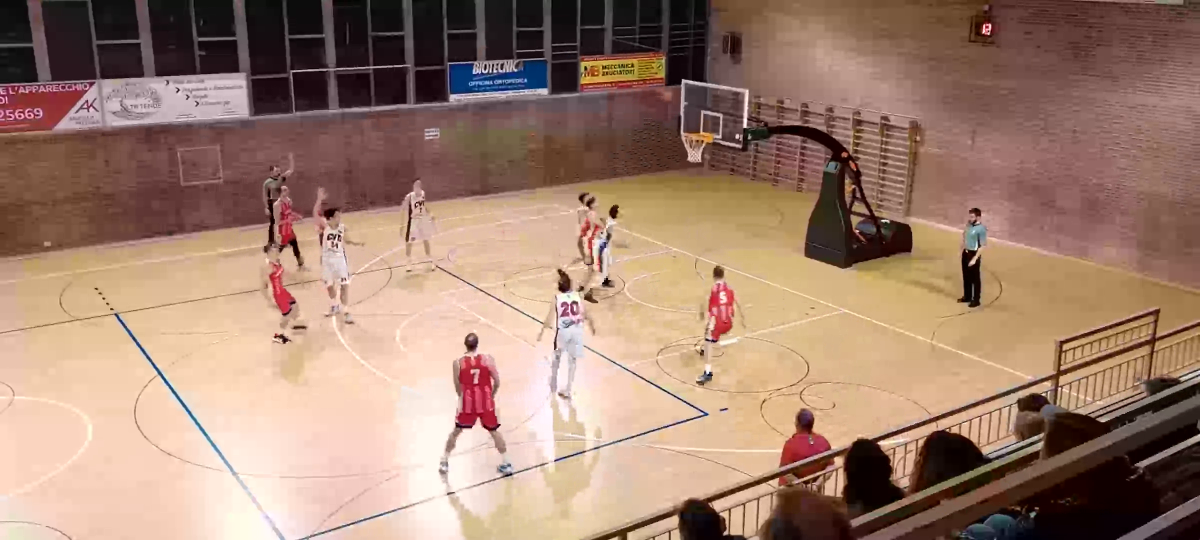
#> input picture frame 300 of input_videos/CVD vs Novellara 70-50 [4 Marzo 2023].webm, 2400 x 1080 px, given in place of tosti.mp4, which was not available (shown at 1/2 size)
$ jupyter execute motion_estimation.ipynb   (text cells are left out)
#> lines starting #> are read from the running program, lines starting #| are printed output that depends on the picture; pictures that were not available may be replaced by others from this repository, and a replacement may not be noted
[cell 1]
import cv2
import numpy as np
import matplotlib.pyplot as plt

[cell 2]
cap = cv2.VideoCapture("..\\input_videos\\tosti.mp4")

cap.set(cv2.CAP_PROP_POS_MSEC, 10000)
ret, frame1 = cap.read()
#> frame1 is the input picture: shape (1080, 2400, 3); mean B, G, R 111.6, 128.6, 159.9
frame1 = cv2.cvtColor(frame1, cv2.COLOR_BGR2RGB)

plt.imshow(frame1)

[cell 3]
#move it 2 seconds forward
cap.set(cv2.CAP_PROP_POS_MSEC, 11000)
ret, frame2 = cap.read()
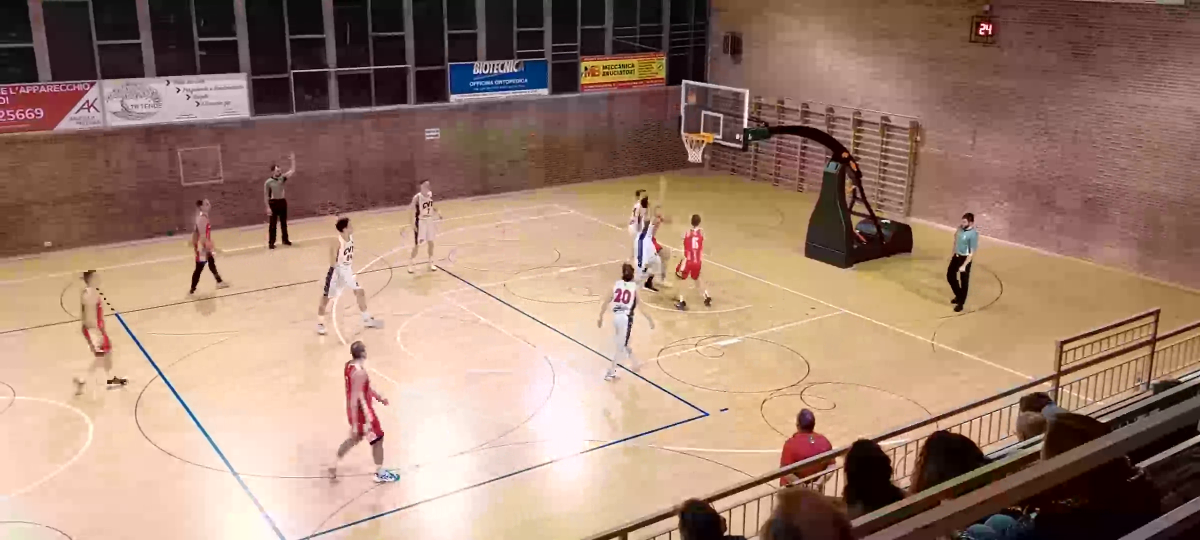
#> input picture frame 330 of input_videos/CVD vs Novellara 70-50 [4 Marzo 2023].webm, 2400 x 1080 px, given in place of tosti.mp4, which was not available (shown at 1/2 size)
#> frame2 is the input picture: shape (1080, 2400, 3); mean B, G, R 112.5, 129.3, 160.1
frame2 = cv2.cvtColor(frame2, cv2.COLOR_BGR2RGB)

plt.imshow(frame2)

[cell 4]
gray1 = cv2.cvtColor(frame1, cv2.COLOR_BGR2GRAY)
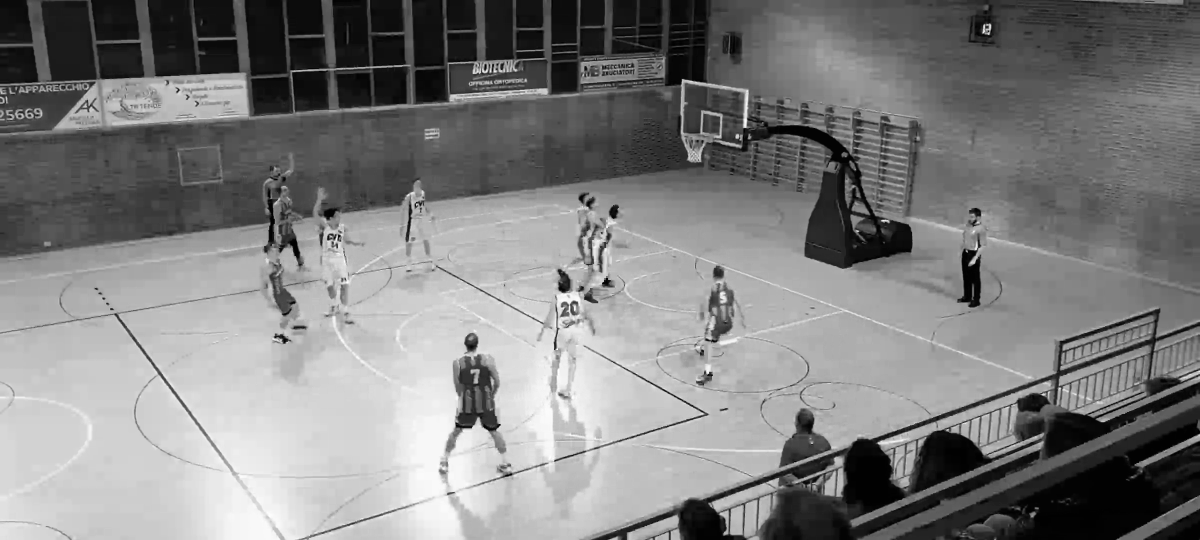
#> gray1: shape (1080, 2400) (shown at 1/2 size); min 0, max 255, mean 127.1
gray2 = cv2.cvtColor(frame2, cv2.COLOR_BGR2GRAY)
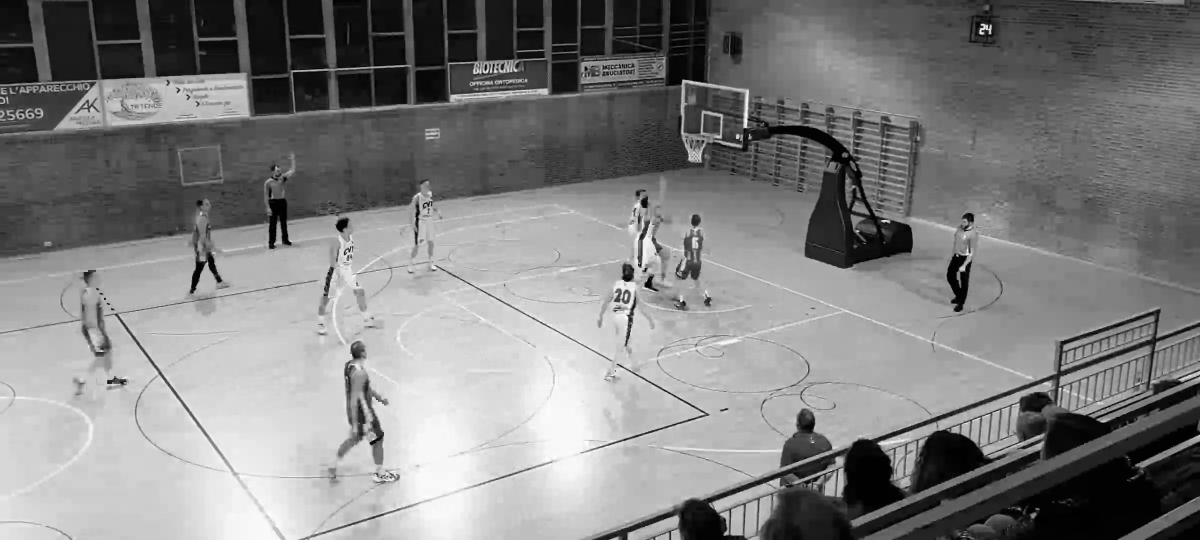
#> gray2: shape (1080, 2400) (shown at 1/2 size); min 0, max 255, mean 127.8

[cell 5]
cv2.imwrite("frame1.jpg", cv2.cvtColor(frame1, cv2.COLOR_RGB2BGR))
cv2.imwrite("frame2.jpg", cv2.cvtColor(frame2, cv2.COLOR_RGB2BGR))
#> Out = True

[cell 6]
def points_on_line(p1, p2, num_points=100):
    x_values = np.linspace(p1[0], p2[0], num_points)
    y_values = np.linspace(p1[1], p2[1], num_points)
    return list(zip(x_values, y_values))

[cell 7]
def points_between(p1, p2):
    x1, y1 = p1
    x2, y2 = p2
    points = []
    dx = abs(x2 - x1)
    dy = abs(y2 - y1)
    sx = 1 if x1 < x2 else -1
    sy = 1 if y1 < y2 else -1
    err = dx - dy

    while True:
        points.append((x1, y1))
        if x1 == x2 and y1 == y2:
            break
        e2 = 2 * err
        if e2 > -dy:
            err -= dy
            x1 += sx
        if e2 < dx:
            err += dx
            y1 += sy

    return points

[cell 8]
p1 = (161, 252)
p2 = (87, 250)
points = points_on_line(p1, p2)

[cell 9]
points = np.array(points).reshape(-1, 1, 2).astype(np.float32)
next = [(102, 250), (151, 192)]

lk_params = dict(winSize=(20, 20), maxLevel=2,
                 criteria=(cv2.TERM_CRITERIA_EPS | cv2.TERM_CRITERIA_COUNT, 10, 0.03))

out, status, error = cv2.calcOpticalFlowPyrLK(gray1, gray2, points, None, **lk_params)
#> out = 100 rows, first 8: [162.3, 252.3], [161.6, 252.2], [160.8, 252.2], [160, 252.2], [159.2, 252.2], [158.6, 252.2], [157.8, 252.2], [157, 252.1]; status = 100 values from 1 to 1; error = 100 values, max 4.93 at index 69, min 0.739 at index 35, mean 2.47

out
#> Out has the same summary as out

[cell 10]
copy1 = frame1.copy()
copy2 = frame2.copy()
for i, point in enumerate(points):
    if status[i] and error[i] < 5:
        cv2.circle(copy1, (int(point[0][0]), int(point[0][1])), 3, (0, 0, 255), -1)
#> copy1: shape (1080, 2400, 3); mean R, G, B 159.9, 128.6, 111.6

for i, point in enumerate(out):
    if status[i] and error[i] < 5:
        cv2.circle(copy2, (int(point[0][0]), int(point[0][1])), 3, (0, 255, 0), -1)
#> this loop made 100 passes
#> point on passes 1 to 12: [[162.3, 252.3]], [[161.6, 252.2]], [[160.8, 252.2]], [[160, 252.2]], [[159.2, 252.2]], [[158.6, 252.2]], [[157.8, 252.2]], [[157, 252.1]], [[156.2, 252.1]], [[155.6, 252.1]], [[154.8, 252.1]], [[153.8, 252.1]]
#> copy2: shape (1080, 2400, 3); mean R, G, B 160.1, 129.3, 112.4
        #print(error[i])

[cell 11]
#Mostra frame1 e frame2 in due subplot
plt.figure(figsize=(20, 20))
plt.subplot(1, 2, 1)
plt.imshow(copy1)
plt.subplot(1, 2, 2)
plt.imshow(copy2)
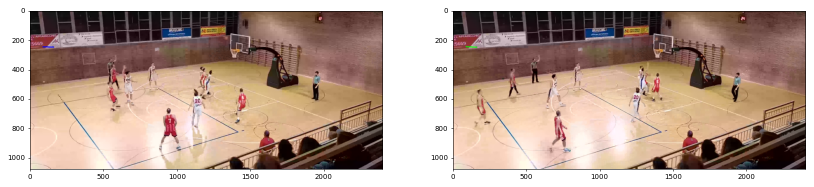
#> figure drawn by matplotlib, 2 panels

[cell 12]
input = []
output = []
for i, point in enumerate(out):
    if status[i] and error[i] < 5:
        input.append(points[i])
        output.append(point)
#> after the loop, input = 100 items, first 6: [[161, 252]], [[160.3, 252]], [[159.5, 252]], [[158.8, 251.9]], [[158, 251.9]], [[157.3, 251.9]]; output = 100 items, first 6: [[162.3, 252.3]], [[161.6, 252.2]], [[160.8, 252.2]], [[160, 252.2]], [[159.2, 252.2]], [[158.6, 252.2]]

#delete the secon element from input
del input[1]
del output[1]

src = np.array(input, np.float32).reshape(-1, 1, 2)
#> src = 99 rows, first 8: [161, 252], [159.5, 252], [158.8, 251.9], [158, 251.9], [157.3, 251.9], [156.5, 251.9], [155.8, 251.9], [155, 251.8]
dst = np.array(output, np.float32).reshape(-1, 1, 2)
#> dst = 99 rows, first 8: [162.3, 252.3], [160.8, 252.2], [160, 252.2], [159.2, 252.2], [158.6, 252.2], [157.8, 252.2], [157, 252.1], [156.2, 252.1]

M, s = cv2.findHomography(src, dst, cv2.RANSAC, 5.0)
#> M = [[0.00603, -0.223, 55.27], [0.0241, -0.891, 220.8], [0.000109, -0.00404, 1]]; s = 99 values from 0 to 0

frame_out = cv2.warpPerspective(frame1, M, (frame1.shape[1], frame1.shape[0]))
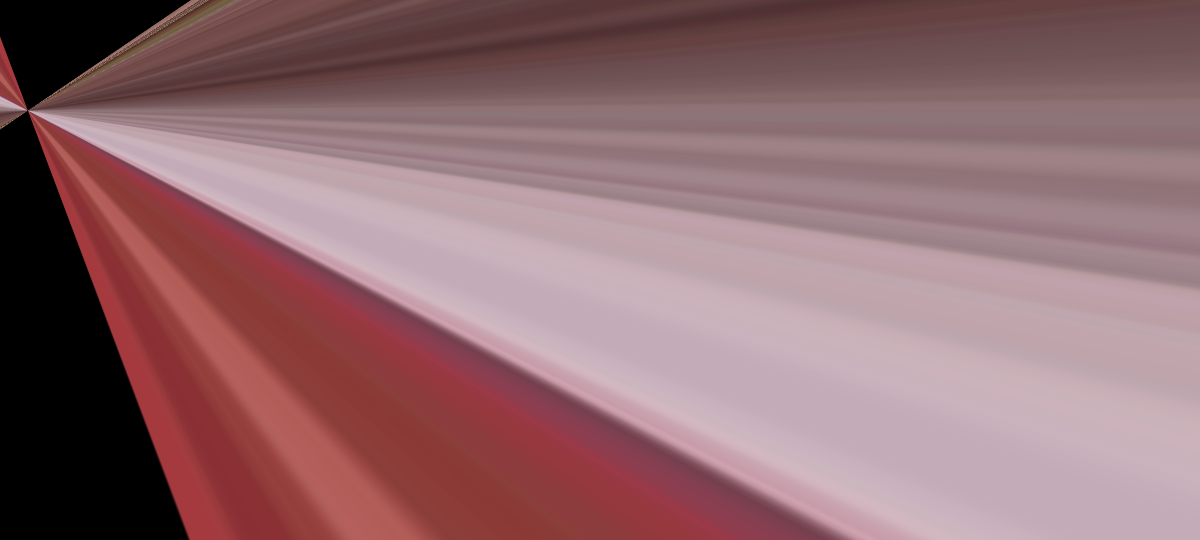
#> frame_out: shape (1080, 2400, 3) (shown at 1/2 size); mean R, G, B 144.5, 107.2, 112

[cell 13]
plt.figure(figsize=(20, 20))

plt.subplot(1, 2, 1)
plt.imshow(frame_out)
plt.subplot(1, 2, 2)
plt.imshow(frame2)

[cell 14]
def find_homography_points(img1, img2):
    # Initiate SIFT detector
    sift = cv2.SIFT_create()

    # find the keypoints and descriptors with SIFT
    kp1, des1 = sift.detectAndCompute(gray1,None)
#> kp1 = 7572 keypoints; strongest (x, y, size): (1945, 524, 7.3), (1213, 565, 11.1), (1129, 571, 18.6), (678, 472, 3.4)
    kp2, des2 = sift.detectAndCompute(gray2,None)
#> kp2 = 7540 keypoints; strongest (x, y, size): (1925, 537, 7.8), (1980, 66, 3.4), (1767, 442, 3.8), (218, 764, 5.8)

    FLANN_INDEX_KDTREE = 0
    index_params = dict(algorithm = FLANN_INDEX_KDTREE, trees = 5)
    search_params = dict(checks = 50)

    flann = cv2.FlannBasedMatcher(index_params, search_params)

    matches = flann.knnMatch(des1,des2,k=2)
#> matches = 7572 matches

    # store all the good matches as per Lowe's ratio test.
    good = []
    for m,n in matches:
        if m.distance < 0.7*n.distance:
            good.append(m)
#> after the loop, good = 2862 matches

    src_pts = np.float32([ kp1[m.queryIdx].pt for m in good ]).reshape(-1,1,2)
#> src_pts = 2862 rows, first 8: [3.56, 186.2], [4.49, 235.3], [6.48, 191.6], [6.48, 191.6], [6.62, 183.8], [6.89, 766.4], [7.41, 175.8], [7.41, 175.8]
    dst_pts = np.float32([ kp2[m.trainIdx].pt for m in good ]).reshape(-1,1,2)
#> dst_pts = 2862 rows, first 8: [4.85, 186.3], [6.35, 235.7], [7.91, 192], [7.91, 192], [7.94, 184.1], [6.96, 766.4], [10.59, 176.5], [10.59, 176.5]

    return src_pts, dst_pts

[cell 15]
img1 = frame1
img2 = frame2

[cell 16]
src_pts, dst_pts = find_homography_points(frame1, frame2)

M, mask = cv2.findHomography(src_pts, dst_pts, cv2.RANSAC, 5.0)
#> M = [[0.999, -0.000543, 1.62], [-3.73e-05, 0.999, 0.295], [-3.59e-07, -4.99e-07, 1]]; mask = 2862 values, max 1 at index 0, min 0 at index 273, mean 0.953
matchesMask = mask.ravel().tolist()
#> matchesMask has the same summary as mask

h,w = img1.shape[:2]
#> h = 1080; w = 2400
pts = np.float32([ [0,0],[0,h-1],[w-1,h-1],[w-1,0] ]).reshape(-1,1,2)
dst = cv2.perspectiveTransform(pts,M)
#> dst = [[1.62, 0.295], [1.03, 1079], [2400.7, 1079.9], [2400, 0.206]]
copy2 = img2.copy()
copy2 = cv2.polylines(copy2,[np.int32(dst)],True,255,3, cv2.LINE_AA)
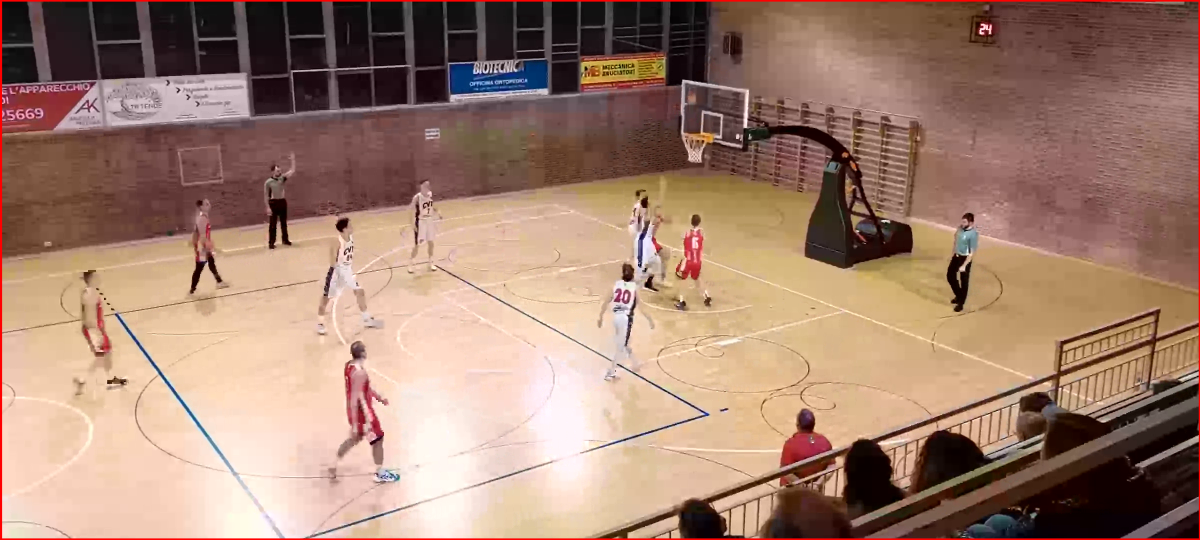
#> copy2: shape (1080, 2400, 3) (shown at 1/2 size); mean R, G, B 161.3, 128.5, 111.7

plt.imshow(copy2)

[cell 17]
frame2_warped = cv2.warpPerspective(frame2, M, (frame2.shape[1], frame2.shape[0]))
plt.imshow(frame2_warped)

[cell 18]
frame1_warped = cv2.warpPerspective(frame1, M, (frame1.shape[1], frame1.shape[0]))
plt.imshow(frame1_warped)
